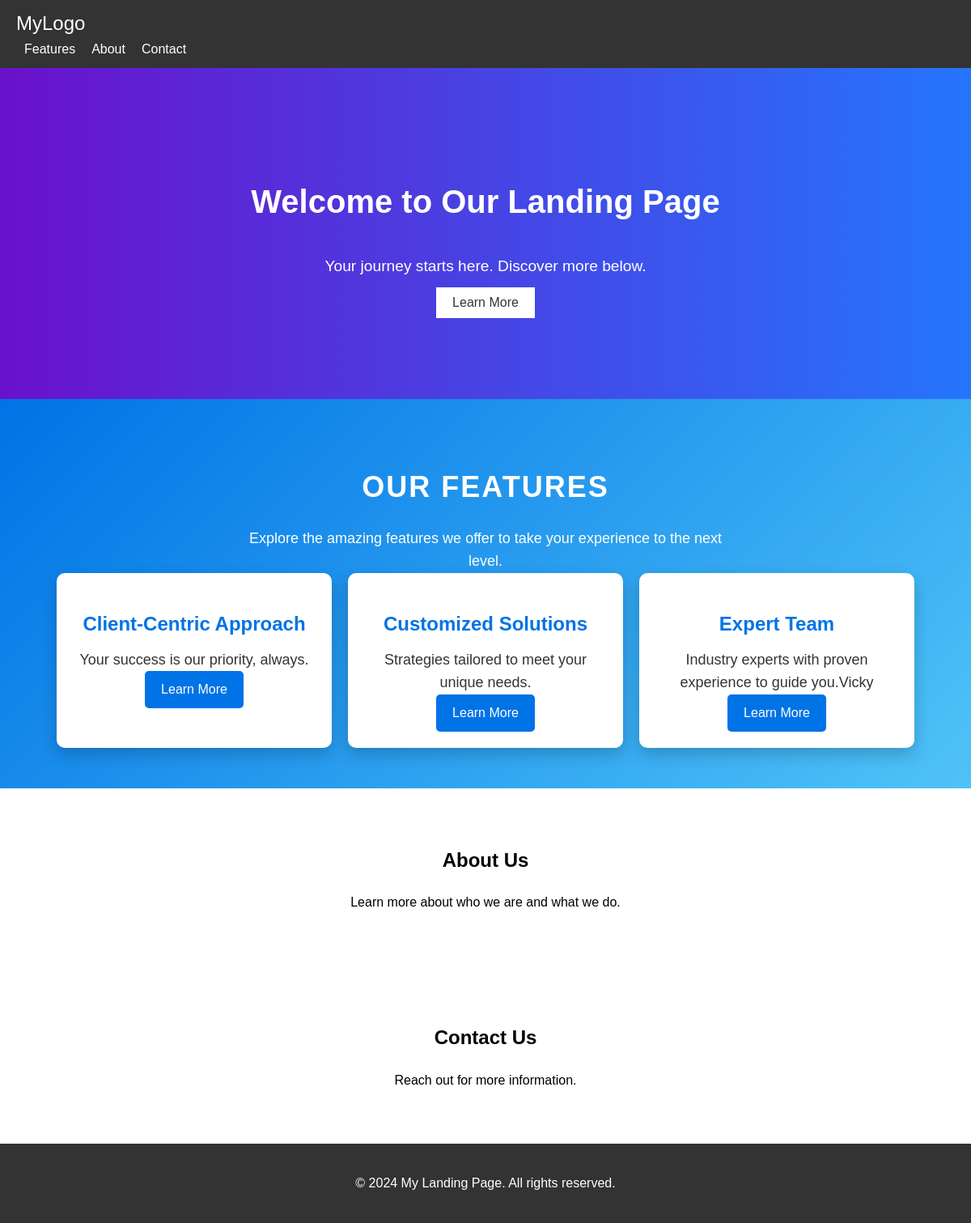
Before: / with the older database file.
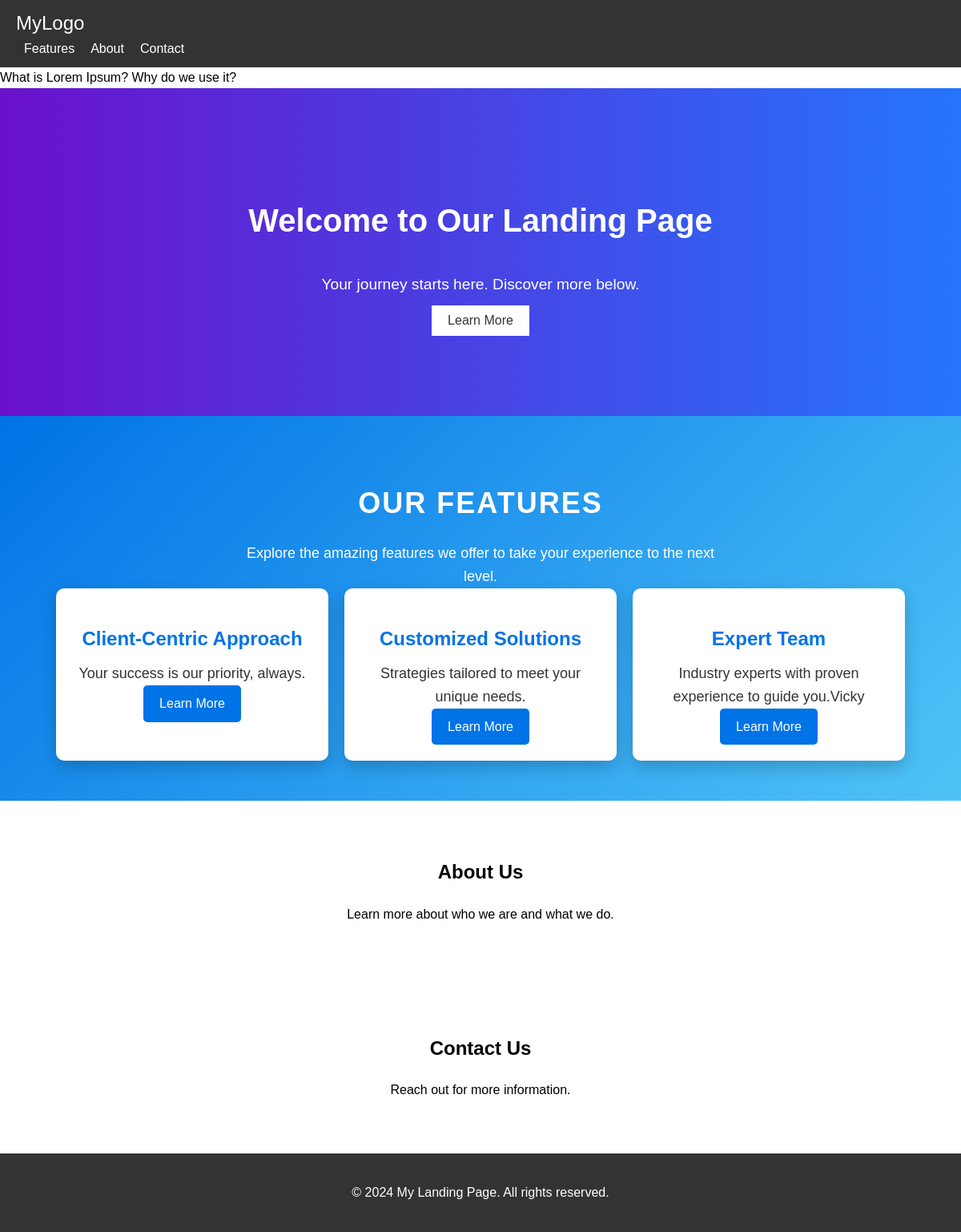
After: the same page with the newer database file.
### service/models.py (models this page shows)
class Features(models.Model):
    Features_Icon=models.CharField(max_length=50)
    Features_Title=models.CharField(max_length=50)
    Features_Description=models.TextField()

### news/models.py (models this page shows)
class News(models.Model):
   news_title=models.CharField(max_length=100)
   news_description=HTMLField()

### mysite/views.py (the view)
# urls.py: path('',views.HomePage),
def HomePage(request):
    newsData=News.objects.all();
    FeaturesData=Features.objects.all().order_by('-id')[:4]
    data={
            'FeaturesData':FeaturesData,
            'newsData':newsData
    }
    return render(request,'index.html',data)

### templates/index.html (shortened to what this page needs)
{% extends "base.html" %}
{% block content %}
<marquee>
    {% for news in newsData%}
      {{news.news_title}}
    {% endfor %}
<section class="hero">
    <h1>Welcome to Our Landing Page</h1>
    <p>Your journey starts here. Discover more below.</p>
    <button onclick="learnMore()">Learn More</button>
</section>
<section id="features">
    <h2>Our Features</h2>
    <p>Explore the amazing features we offer to take your experience to the next level.</p>
    <div class="feature-list">
    {% for n in FeaturesData %}
        <div class="{{n.Features_Icon}}">
            <h3>{{n.Features_Title}}</h3>
            <p>{{n.Features_Description | safe}}</p>
            <a href="/featurepage1">Learn More</a>
        </div>
    {% endfor %}
    </div>
</section>
<section id="about">
    <h2>About Us</h2>
    <p>Learn more about who we are and what we do.</p>
</section>
<section id="contact">
    <h2>Contact Us</h2>
    <p>Reach out for more information.</p>
</section>
{% endblock %}

Changed rows visible on the page:
added News: news_title "What is Lorem Ipsum?"
added News: news_title "Why do we use it?"
